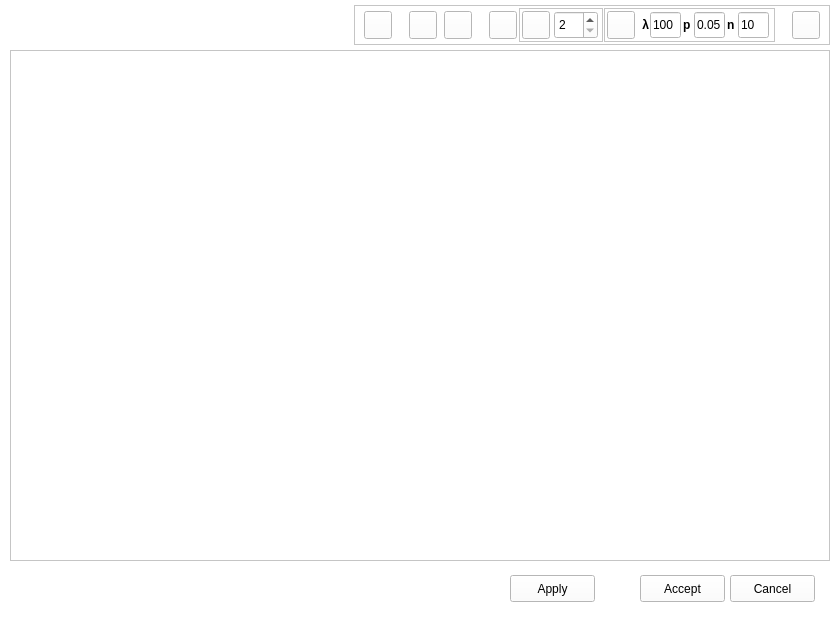
<?xml version="1.0" encoding="UTF-8"?>
<ui version="4.0">
 <class>BaselineAnalysis</class>
 <widget class="QWidget" name="BaselineAnalysis">
  <property name="geometry">
   <rect>
    <x>0</x>
    <y>0</y>
    <width>840</width>
    <height>620</height>
   </rect>
  </property>
  <property name="windowTitle">
   <string>Baseline Analysis</string>
  </property>
  <property name="styleSheet">
   <string notr="true">background-color: rgb(255, 255, 255);</string>
  </property>
  <widget class="QPushButton" name="cancelButton">
   <property name="geometry">
    <rect>
     <x>730</x>
     <y>575</y>
     <width>85</width>
     <height>27</height>
    </rect>
   </property>
   <property name="text">
    <string>Cancel</string>
   </property>
  </widget>
  <widget class="QPushButton" name="acceptButton">
   <property name="geometry">
    <rect>
     <x>640</x>
     <y>575</y>
     <width>85</width>
     <height>27</height>
    </rect>
   </property>
   <property name="text">
    <string>Accept</string>
   </property>
  </widget>
  <widget class="QFrame" name="plotFrame">
   <property name="geometry">
    <rect>
     <x>10</x>
     <y>50</y>
     <width>820</width>
     <height>511</height>
    </rect>
   </property>
   <property name="frameShape">
    <enum>QFrame::StyledPanel</enum>
   </property>
   <property name="frameShadow">
    <enum>QFrame::Raised</enum>
   </property>
   <widget class="QWidget" name="verticalLayoutWidget">
    <property name="geometry">
     <rect>
      <x>10</x>
      <y>10</y>
      <width>801</width>
      <height>491</height>
     </rect>
    </property>
    <layout class="QVBoxLayout" name="plotLayout"/>
   </widget>
  </widget>
  <widget class="QPushButton" name="applyButton">
   <property name="geometry">
    <rect>
     <x>510</x>
     <y>575</y>
     <width>85</width>
     <height>27</height>
    </rect>
   </property>
   <property name="text">
    <string>Apply</string>
   </property>
  </widget>
  <widget class="QFrame" name="frame_2">
   <property name="geometry">
    <rect>
     <x>354</x>
     <y>5</y>
     <width>476</width>
     <height>40</height>
    </rect>
   </property>
   <property name="frameShape">
    <enum>QFrame::StyledPanel</enum>
   </property>
   <property name="frameShadow">
    <enum>QFrame::Raised</enum>
   </property>
   <widget class="QPushButton" name="interactButton">
    <property name="geometry">
     <rect>
      <x>10</x>
      <y>6</y>
      <width>28</width>
      <height>28</height>
     </rect>
    </property>
    <property name="text">
     <string/>
    </property>
    <property name="icon">
     <iconset>
      <normaloff>../icons/int.png</normaloff>../icons/int.png</iconset>
    </property>
    <property name="iconSize">
     <size>
      <width>28</width>
      <height>28</height>
     </size>
    </property>
   </widget>
   <widget class="QPushButton" name="choosePointsButton">
    <property name="geometry">
     <rect>
      <x>55</x>
      <y>6</y>
      <width>28</width>
      <height>28</height>
     </rect>
    </property>
    <property name="text">
     <string/>
    </property>
    <property name="icon">
     <iconset>
      <normaloff>../icons/choosePoints.png</normaloff>../icons/choosePoints.png</iconset>
    </property>
    <property name="iconSize">
     <size>
      <width>28</width>
      <height>28</height>
     </size>
    </property>
   </widget>
   <widget class="QPushButton" name="removePointsButton">
    <property name="geometry">
     <rect>
      <x>90</x>
      <y>6</y>
      <width>28</width>
      <height>28</height>
     </rect>
    </property>
    <property name="text">
     <string/>
    </property>
    <property name="icon">
     <iconset>
      <normaloff>../icons/removePoints.png</normaloff>../icons/removePoints.png</iconset>
    </property>
    <property name="iconSize">
     <size>
      <width>28</width>
      <height>28</height>
     </size>
    </property>
   </widget>
   <widget class="QPushButton" name="linealButton">
    <property name="geometry">
     <rect>
      <x>135</x>
      <y>6</y>
      <width>28</width>
      <height>28</height>
     </rect>
    </property>
    <property name="text">
     <string/>
    </property>
    <property name="icon">
     <iconset>
      <normaloff>../icons/lineal_icon.png</normaloff>../icons/lineal_icon.png</iconset>
    </property>
    <property name="iconSize">
     <size>
      <width>28</width>
      <height>28</height>
     </size>
    </property>
   </widget>
   <widget class="QPushButton" name="clearButton">
    <property name="geometry">
     <rect>
      <x>438</x>
      <y>6</y>
      <width>28</width>
      <height>28</height>
     </rect>
    </property>
    <property name="text">
     <string/>
    </property>
    <property name="icon">
     <iconset>
      <normaloff>../icons/clear.png</normaloff>../icons/clear.png</iconset>
    </property>
    <property name="iconSize">
     <size>
      <width>28</width>
      <height>28</height>
     </size>
    </property>
   </widget>
   <widget class="QFrame" name="frame">
    <property name="geometry">
     <rect>
      <x>250</x>
      <y>3</y>
      <width>171</width>
      <height>34</height>
     </rect>
    </property>
    <property name="frameShape">
     <enum>QFrame::StyledPanel</enum>
    </property>
    <property name="frameShadow">
     <enum>QFrame::Raised</enum>
    </property>
    <widget class="QLineEdit" name="pBLSEdit">
     <property name="geometry">
      <rect>
       <x>90</x>
       <y>4</y>
       <width>31</width>
       <height>26</height>
      </rect>
     </property>
     <property name="text">
      <string>0.05</string>
     </property>
    </widget>
    <widget class="QLabel" name="label_3">
     <property name="geometry">
      <rect>
       <x>79</x>
       <y>10</y>
       <width>10</width>
       <height>14</height>
      </rect>
     </property>
     <property name="font">
      <font>
       <weight>75</weight>
       <bold>true</bold>
      </font>
     </property>
     <property name="text">
      <string>p</string>
     </property>
    </widget>
    <widget class="QLabel" name="label_2">
     <property name="geometry">
      <rect>
       <x>35</x>
       <y>10</y>
       <width>10</width>
       <height>14</height>
      </rect>
     </property>
     <property name="font">
      <font>
       <weight>75</weight>
       <bold>true</bold>
      </font>
     </property>
     <property name="text">
      <string> λ</string>
     </property>
    </widget>
    <widget class="QPushButton" name="blsButton">
     <property name="geometry">
      <rect>
       <x>3</x>
       <y>3</y>
       <width>28</width>
       <height>28</height>
      </rect>
     </property>
     <property name="text">
      <string/>
     </property>
     <property name="icon">
      <iconset>
       <normaloff>../icons/bls_icon.png</normaloff>../icons/bls_icon.png</iconset>
     </property>
     <property name="iconSize">
      <size>
       <width>28</width>
       <height>28</height>
      </size>
     </property>
    </widget>
    <widget class="QLineEdit" name="lamdbaBLSEdit">
     <property name="geometry">
      <rect>
       <x>46</x>
       <y>4</y>
       <width>31</width>
       <height>26</height>
      </rect>
     </property>
     <property name="text">
      <string>100</string>
     </property>
    </widget>
    <widget class="QLabel" name="label_4">
     <property name="geometry">
      <rect>
       <x>123</x>
       <y>10</y>
       <width>10</width>
       <height>14</height>
      </rect>
     </property>
     <property name="font">
      <font>
       <weight>75</weight>
       <bold>true</bold>
      </font>
     </property>
     <property name="text">
      <string>n</string>
     </property>
    </widget>
    <widget class="QLineEdit" name="iterBLSEdit">
     <property name="geometry">
      <rect>
       <x>134</x>
       <y>4</y>
       <width>31</width>
       <height>26</height>
      </rect>
     </property>
     <property name="text">
      <string>10</string>
     </property>
    </widget>
   </widget>
   <widget class="QFrame" name="frame_3">
    <property name="geometry">
     <rect>
      <x>165</x>
      <y>3</y>
      <width>84</width>
      <height>34</height>
     </rect>
    </property>
    <property name="frameShape">
     <enum>QFrame::StyledPanel</enum>
    </property>
    <property name="frameShadow">
     <enum>QFrame::Raised</enum>
    </property>
    <widget class="QSpinBox" name="nDegreeBox">
     <property name="geometry">
      <rect>
       <x>35</x>
       <y>3</y>
       <width>44</width>
       <height>28</height>
      </rect>
     </property>
     <property name="minimum">
      <number>2</number>
     </property>
     <property name="maximum">
      <number>8</number>
     </property>
    </widget>
    <widget class="QPushButton" name="polyButton">
     <property name="geometry">
      <rect>
       <x>3</x>
       <y>3</y>
       <width>28</width>
       <height>28</height>
      </rect>
     </property>
     <property name="text">
      <string/>
     </property>
     <property name="icon">
      <iconset>
       <normaloff>../icons/poly_curve.png</normaloff>../icons/poly_curve.png</iconset>
     </property>
     <property name="iconSize">
      <size>
       <width>28</width>
       <height>28</height>
      </size>
     </property>
    </widget>
   </widget>
  </widget>
  <widget class="QLabel" name="label">
   <property name="geometry">
    <rect>
     <x>2</x>
     <y>2</y>
     <width>122</width>
     <height>43</height>
    </rect>
   </property>
   <property name="text">
    <string/>
   </property>
   <property name="pixmap">
    <pixmap>../logo_sos.png</pixmap>
   </property>
   <property name="scaledContents">
    <bool>true</bool>
   </property>
  </widget>
  <widget class="QLabel" name="nameLabel">
   <property name="geometry">
    <rect>
     <x>30</x>
     <y>575</y>
     <width>251</width>
     <height>27</height>
    </rect>
   </property>
   <property name="font">
    <font>
     <pointsize>16</pointsize>
     <weight>75</weight>
     <bold>true</bold>
    </font>
   </property>
   <property name="text">
    <string/>
   </property>
  </widget>
 </widget>
 <resources/>
 <connections/>
</ui>
